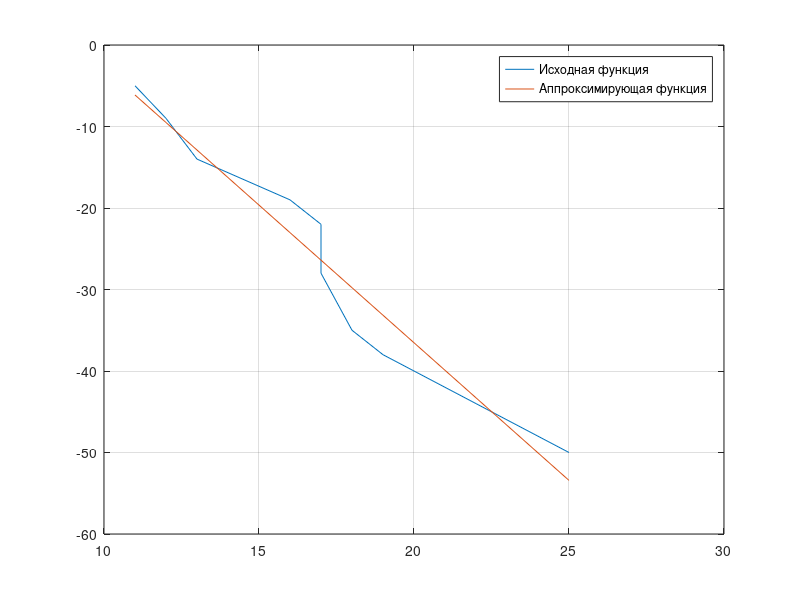

Recreate this plot in MATLAB.
x = [11, 12, 13, 16, 17, 17, 18, 19, 22, 25];
y = [-5, -9, -14, -19, -22, -28, -35, -38, -44, -50];
n = 10;
plot(x,y);
grid on

a1 = (sum(x) * sum(y) - n * x * y') / (sum(x) ^ 2 - n * sum(x .^ 2));
a0 = 1 / n * (sum(y) - a1 * sum(x));

y1 = a0 + a1 * x;
hold on
plot(x, y1);
hold off
legend('Исходная функция', 'Аппроксимирующая функция');

